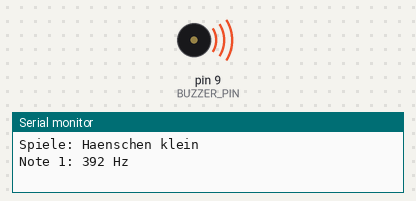
Recording of a sketch running on a simulated Arduino Uno, built with avr-gcc and run on an emulated ATmega328P. Parts: buzzer (waves = sounding), the last lines printed to the serial monitor.

Above: at 0.1 s.
At 14.9 s:
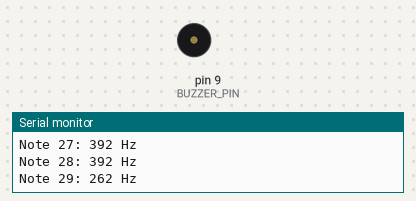
Timing chart, 0 to 16.4 s (numbered marks = the images above):
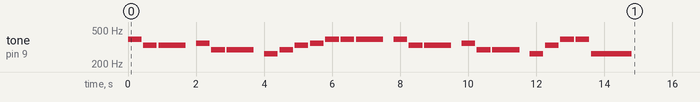

The sketch:

challenge4_melodie.ino
```cpp
// B06 Challenge 4: Haenschen Klein
// Eine andere Melodie mit dem Piezo spielen

const int BUZZER_PIN = 9;  // Piezo an PWM-Pin 9

// Noten-Frequenzen
#define NOTE_C4  262
#define NOTE_D4  294
#define NOTE_E4  330
#define NOTE_F4  349
#define NOTE_G4  392
#define NOTE_A4  440
#define NOTE_H4  494
#define NOTE_C5  523
#define NOTE_PAUSE 0

// Melodie: "Haenschen klein"
// Text: "Haenschen klein, ging allein, in die weite Welt hinein..."
int melodie[] = {
  // "Haens-chen klein"
  NOTE_G4, NOTE_E4, NOTE_E4, NOTE_PAUSE,
  // "ging al-lein"
  NOTE_F4, NOTE_D4, NOTE_D4, NOTE_PAUSE,
  // "in die wei-te"
  NOTE_C4, NOTE_D4, NOTE_E4, NOTE_F4,
  // "Welt hin-ein"
  NOTE_G4, NOTE_G4, NOTE_G4, NOTE_PAUSE,

  // "Haens-chen klein"
  NOTE_G4, NOTE_E4, NOTE_E4, NOTE_PAUSE,
  // "ging al-lein"
  NOTE_F4, NOTE_D4, NOTE_D4, NOTE_PAUSE,
  // "in die wei-te"
  NOTE_C4, NOTE_E4, NOTE_G4, NOTE_G4,
  // "Welt hin-ein"
  NOTE_C4, NOTE_PAUSE
};

// Notendauer in ms
int dauer[] = {
  400, 400, 800, 200,
  400, 400, 800, 200,
  400, 400, 400, 400,
  400, 400, 800, 200,

  400, 400, 800, 200,
  400, 400, 800, 200,
  400, 400, 400, 400,
  1200, 200
};

int anzahlNoten = sizeof(melodie) / sizeof(melodie[0]);

void setup() {
  pinMode(BUZZER_PIN, OUTPUT);
  Serial.begin(9600);
  Serial.println("Spiele: Haenschen klein");

  // Melodie einmal abspielen
  spieleMelodie();

  Serial.println("Fertig!");
}

void spieleMelodie() {
  for (int i = 0; i < anzahlNoten; i++) {
    int note = melodie[i];
    int noteDauer = dauer[i];

    if (note == NOTE_PAUSE) {
      // Pause - kein Ton
      noTone(BUZZER_PIN);
    } else {
      // Note spielen
      tone(BUZZER_PIN, note, noteDauer);
      Serial.print("Note ");
      Serial.print(i + 1);
      Serial.print(": ");
      Serial.print(note);
      Serial.println(" Hz");
    }

    // Warten bis Note fertig + kurze Pause
    delay(noteDauer + 50);
    noTone(BUZZER_PIN);
  }
}

void loop() {
  // Melodie wird nur einmal in setup() gespielt
  // Fuer Wiederholung: Reset druecken
  // Oder: spieleMelodie() hier aufrufen mit delay
}
```
